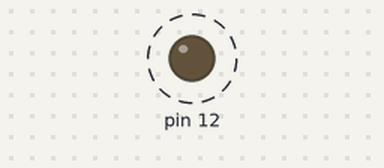
Simulated run of this sketch. Board: Arduino Uno, built with avr-gcc and run on an emulated ATmega328P. On the bench: output pins drawn as LEDs (lit = HIGH). Dashed ring = blinking.

Above: at 0.5 s.
Timing chart, 0 to 3.0 s (numbered marks = the images above):
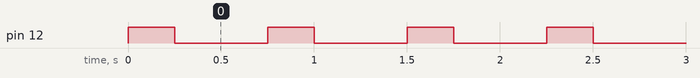

The sketch:

modul_2_3_arduino_4211501002.ino
```cpp
void setup() {
pinMode(12, OUTPUT);


}

void loop() {
digitalWrite(12,1);
delay(250);
digitalWrite(12,0);
delay(500);
}
```

Measured:
- by itself, pin 12: alternates HIGH for 0.25 s and LOW for 0.50 s
